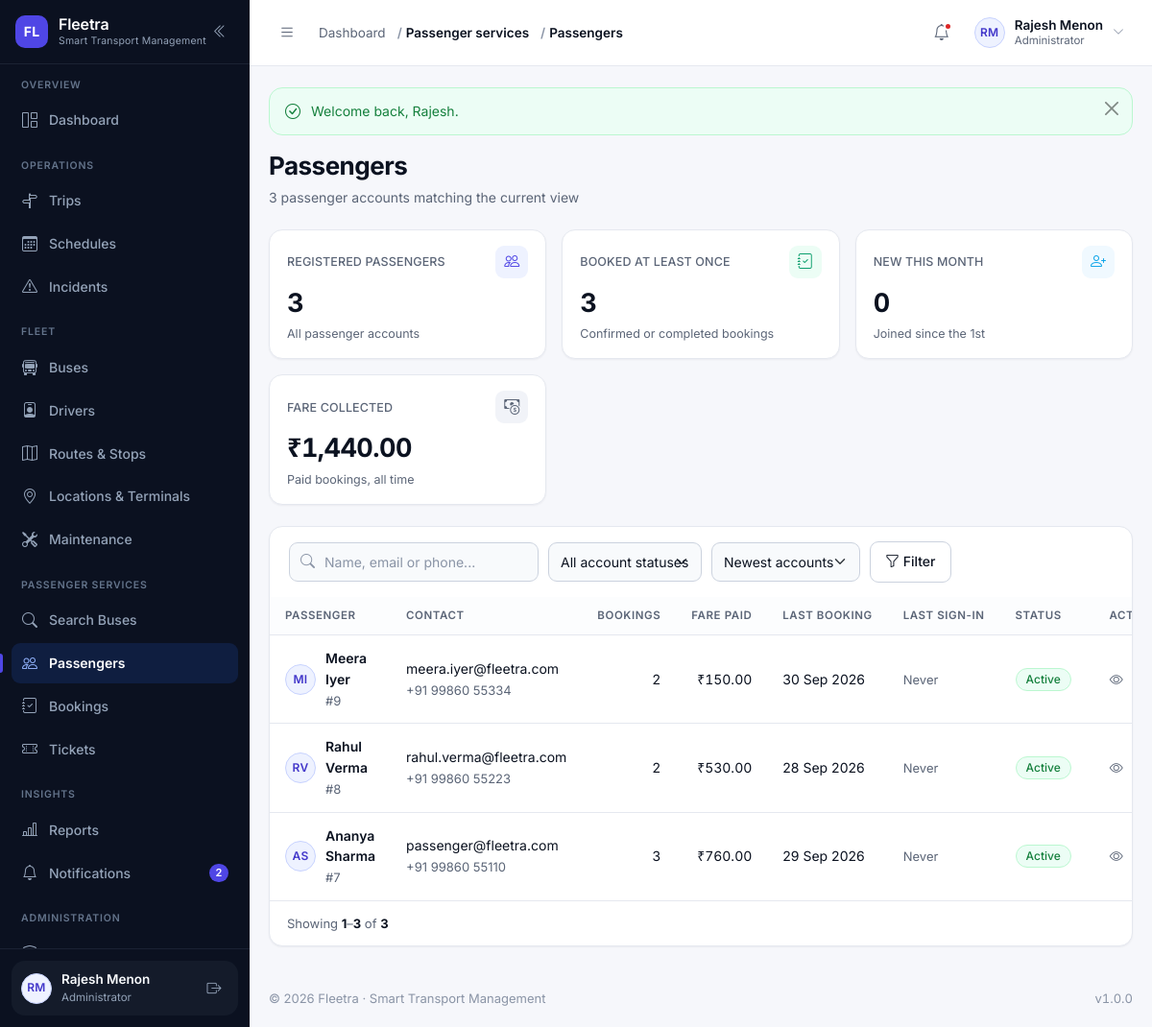
The page /modules/passengers/index.php (signed in) on the database its author committed.
### tables this page shows
CREATE TABLE users (
    id            INT UNSIGNED NOT NULL AUTO_INCREMENT,
    name          VARCHAR(120)  NOT NULL,
    email         VARCHAR(160)  NOT NULL,
    phone         VARCHAR(20)   DEFAULT NULL,
    password      VARCHAR(255)  NOT NULL COMMENT 'password_hash() output — never plain text',
    role          VARCHAR(30)   NOT NULL DEFAULT 'passenger'
                  COMMENT 'admin | manager | dispatcher | driver | passenger (VARCHAR so new roles need no migration)',
    profile_image VARCHAR(255)  DEFAULT NULL,
    status        ENUM('active','inactive','suspended','deleted') NOT NULL DEFAULT 'active',
    last_login    DATETIME      DEFAULT NULL,
    created_at    DATETIME      NOT NULL DEFAULT CURRENT_TIMESTAMP,
    updated_at    DATETIME      NOT NULL DEFAULT CURRENT_TIMESTAMP ON UPDATE CURRENT_TIMESTAMP,
    PRIMARY KEY (id),
    UNIQUE KEY uq_users_email (email),
    KEY idx_users_role (role),
    KEY idx_users_status (status)
);

### modules/passengers/index.php (the view, shortened to what the rows shown need)
<?php
require_once __DIR__ . '/../../includes/permissions.php';
require_permission('passengers.view');
$search       = get('q');
$statusFilter = get('status');
$sort         = get('sort');
$where  = ["u.role = 'passenger'"];
$params = [];
$whereSql = 'WHERE ' . implode(' AND ', $where);
$orderBy = match ($sort) {
    'name'      => 'u.name ASC',
    'spend'     => 'total_spend DESC',
    'bookings'  => 'booking_count DESC',
    'recent'    => 'u.last_login DESC',
    default     => 'u.created_at DESC',
};
$total = (int) db_value("SELECT COUNT(*) FROM users u $whereSql", $params, 0);
$page  = paginate($total, 15);
$passengers = db_all(
    "SELECT u.id, u.name, u.email, u.phone, u.profile_image, u.status, u.last_login, u.created_at,
            COUNT(DISTINCT b.id) AS booking_count,
            COALESCE(SUM(CASE WHEN b.booking_status IN ('confirmed','completed') THEN b.fare END), 0) AS total_spend,
            MAX(b.created_at) AS last_booking_at
       FROM users u
       LEFT JOIN bookings b ON b.user_id = u.id
       $whereSql
      GROUP BY u.id, u.name, u.email, u.phone, u.profile_image, u.status, u.last_login, u.created_at
      ORDER BY $orderBy
      LIMIT {$page['per_page']} OFFSET {$page['offset']}",
    $params
);
$hasFilters = $search !== '' || $statusFilter !== '' || $sort !== '';
require __DIR__ . '/../../includes/header.php';
?>
<?= render_page_header(
    'Passengers',
    number_format($total) . ' passenger account' . ($total === 1 ? '' : 's') . ' matching the current view'
) ?>
<div class="card-fl">
    <?php if ($passengers === []): ?>
        <?= empty_state(
            $hasFilters ? 'No passengers match these filters' : 'No passenger accounts yet',
            $hasFilters
                ? 'Try a different search term, or clear the filters to list every passenger.'
                : 'Passengers appear here as soon as they register on the Fleetra website.',
            'bi-people'
        ) ?>
    <?php else: ?>
        <div class="table-wrap">
            <table class="table-fl">
                <thead>
                    <tr>
                        <th>Passenger</th>
                        <th>Contact</th>
                        <th>Bookings</th>
                        <th>Fare paid</th>
                        <th>Last booking</th>
                        <th>Last sign-in</th>
                        <th>Status</th>
                        <th class="cell-actions">Actions</th>
                    </tr>
                </thead>
                <tbody>
                    <?php foreach ($passengers as $passenger): ?>
                        <tr>
                            <td>
                                <div class="cell-person">
                                    <?= avatar_markup($passenger, 'sm') ?>
                                    <span>
                                        <span class="cell-strong"><?= e($passenger['name']) ?></span><br>
                                        <span class="cell-muted">#<?= (int) $passenger['id'] ?></span>
                                    </span>
                                </div>
                            </td>
                            <td>
                                <?= e($passenger['email']) ?><br>
                                <span class="cell-muted"><?= e($passenger['phone'] ?? '—') ?></span>
                            </td>
                            <td class="cell-num"><?= (int) $passenger['booking_count'] ?></td>
                            <td class="cell-num"><?= e(money($passenger['total_spend'])) ?></td>
                            <td>
                                <?= $passenger['last_booking_at'] !== null
                                    ? e(format_date((string) $passenger['last_booking_at'], 'd M Y'))
                                    : '<span class="cell-muted">Never</span>' ?>
                            </td>
                            <td>
                                <?= $passenger['last_login'] !== null
                                    ? e(time_ago((string) $passenger['last_login']))
                                    : '<span class="cell-muted">Never</span>' ?>
                            </td>
                            <td><?= status_badge($passenger['status']) ?></td>
                            <td class="cell-actions">
                                <a class="row-action" href="<?= e(url('modules/passengers/view.php?id=' . (int) $passenger['id'])) ?>"
                                   title="Open passenger" aria-label="Open <?= e($passenger['name']) ?>">
                                    <i class="bi bi-eye" aria-hidden="true"></i>
                                </a>
                            </td>
                        </tr>
                    <?php endforeach; ?>
                </tbody>
            </table>
        </div>
    <?php endif; ?>
</div>
<?php require __DIR__ . '/../../includes/footer.php'; ?>

### includes/sidebar.php (shortened to what the rows shown need)
<?php
$navUser        = current_user();
?>
<aside class="sidebar" id="appSidebar" aria-label="Main navigation">
    <div class="sidebar__footer">
        <div class="sidebar-user">
            <a class="sidebar-user__link" href="<?= e(url('profile.php')) ?>" title="Open my profile">
                <?= avatar_markup($navUser, 'sm') ?>
                <span class="sidebar-user__text">
                    <span class="sidebar-user__name"><?= e($navUser['name'] ?? 'Guest') ?></span>
                    <span class="sidebar-user__role"><?= e(role_label(current_role())) ?></span>
                </span>
            </a>
        </div>
    </div>
</aside>

### includes/functions.php (shortened to what the rows shown need)
<?php
require_once __DIR__ . '/../config/database.php';
function url(string $path = ''): string
{
    return BASE_URL . ltrim($path, '/');
}
function e(mixed $value): string
{
    return htmlspecialchars((string) ($value ?? ''), ENT_QUOTES | ENT_SUBSTITUTE, 'UTF-8');
}
function get(string $key, string $default = ''): string
{
    $value = $_GET[$key] ?? $default;
    return is_scalar($value) ? trim((string) $value) : $default;
}
function get_int(string $key, int $default = 0, int $min = 0): int
{
    $value = filter_var($_GET[$key] ?? null, FILTER_VALIDATE_INT);
    return $value === false ? $default : max($min, (int) $value);
}
function paginate(int $total, int $perPage = 15, ?int $currentPage = null): array
{
    $perPage     = max(1, $perPage);
    $pages       = max(1, (int) ceil($total / $perPage));
    $currentPage = $currentPage ?? get_int('page', 1, 1);
    $currentPage = min(max(1, $currentPage), $pages);
    $offset      = ($currentPage - 1) * $perPage;
    return [
        'page'     => $currentPage,
        'per_page' => $perPage,
        'total'    => $total,
        'pages'    => $pages,
        'offset'   => $offset,
        'from'     => $total === 0 ? 0 : $offset + 1,
        'to'       => min($offset + $perPage, $total),
    ];
}
function format_date(?string $date, string $format = 'd M Y'): string
{
    $timestamp = strtotime($date);
    return $timestamp ? date($format, $timestamp) : '—';
}
function money(mixed $amount, bool $withSymbol = true): string
{
    $formatted = number_format((float) $amount, 2);
    return $withSymbol ? APP_CURRENCY . $formatted : $formatted;
}
function initials(?string $name): string
{
    $name  = trim((string) $name);
    $parts    = preg_split('/\s+/', $name) ?: [];
    $initials = '';
    foreach ($parts as $part) {
        $initials .= strtoupper(substr($part, 0, 1));
        if (strlen($initials) === 2) {
            break;
        }
    }
    return $initials !== '' ? $initials : 'FL';
}
function labelize(?string $value): string
{
    return ucwords(str_replace(['_', '-'], ' ', (string) $value));
}
function status_variant(?string $status): string
{
    $key = strtolower(str_replace([' ', '-'], '_', (string) $status));
    $map = [
        'active'        => 'success',
        'available'     => 'success',
        'enabled'       => 'success',
        'inactive'      => 'muted',
        'disabled'      => 'muted',
        'retired'       => 'muted',
        'maintenance'   => 'warning',
        'in_service'    => 'warning',
        'scheduled'     => 'info',
        'upcoming'      => 'info',
        'due'           => 'warning',
        'overdue'       => 'danger',
        'in_progress'   => 'info',
        'routine'       => 'muted',
        'repair'        => 'warning',
        'boarding'      => 'info',
        'running'       => 'primary',
        'on_time'       => 'success',
        'delayed'       => 'warning',
        'completed'     => 'success',
        'cancelled'     => 'danger',
        'canceled'      => 'danger',
        'missed'        => 'danger',
        'diverted'      => 'warning',
        'valid'         => 'success',
        'trip'          => 'info',
        'delay'         => 'warning',
        'booking'       => 'primary',
        'emergency'     => 'danger',
        'system'        => 'muted',
        'confirmed'     => 'success',
        'pending'       => 'warning',
        'paid'          => 'success',
        'unpaid'        => 'warning',
        'partial'       => 'warning',
        'failed'        => 'danger',
        'refunded'      => 'muted',
        'expired'       => 'danger',
        'used'          => 'muted',
        'checked_in'    => 'info',
        'no_show'       => 'muted',
        'on_leave'      => 'warning',
        'suspended'     => 'danger',
        'terminated'    => 'danger',
        'resigned'      => 'muted',
        'low'           => 'info',
        'medium'        => 'warning',
        'high'          => 'danger',
        'critical'      => 'danger',
        'open'          => 'warning',
        'investigating' => 'warning',
        'resolved'      => 'success',
        'closed'        => 'muted',
    ];
    return $map[$key] ?? 'muted';
}
function status_badge(?string $status, ?string $label = null): string
{
    $status = (string) $status;
    return '<span class="badge-status badge-' . e(status_variant($status)) . '">'
        . e($label ?? labelize($status)) . '</span>';
}
function upload_url(?string $filename, string $folder): ?string
{
    if (empty($filename)) {
        return null;
    }
    return url('uploads/' . trim($folder, '/') . '/' . $filename);
}
function avatar_markup(?array $user, string $size = 'sm'): string
{
    $name = (string) ($user['name'] ?? '');
    $url  = upload_url($user['profile_image'] ?? null, 'profiles');
    return '<span class="avatar avatar--' . e($size) . '" aria-hidden="true">'
        . e(initials($name)) . '</span>';
}
function render_page_header(string $title, string $subtitle = '', string $actionsHtml = ''): string
{
    $html = '<div class="page-head"><div class="page-head__text">';
    $html .= '<h1 class="page-title">' . e($title) . '</h1>';
    if ($subtitle !== '') {
        $html .= '<p class="page-subtitle">' . e($subtitle) . '</p>';
    }
    $html .= '</div>';
    return $html . '</div>';
}

### includes/topbar.php (shortened to what the rows shown need)
<?php
$topbarUser     = current_user();
?>
<header class="topbar">
    <div class="topbar__right">
        <div class="dropdown">
            <button class="user-menu" type="button" data-bs-toggle="dropdown"
                    aria-expanded="false" aria-haspopup="true">
                <?= avatar_markup($topbarUser, 'sm') ?>
                <span class="user-menu__text">
                    <span class="user-menu__name"><?= e($topbarUser['name'] ?? 'Guest') ?></span>
                    <span class="user-menu__role"><?= e(role_label(current_role())) ?></span>
                </span>
                <i class="bi bi-chevron-down user-menu__caret" aria-hidden="true"></i>
            </button>
        </div>
    </div>
</header>

### rows shown on the page
users: name "RM RM", name "Rajesh Menon", role "Administrator"
users: name "MI", name "Meera Iyer", id "9", email "meera.iyer@fleetra.com", phone "+91 99860 55334", booking_count "2", total_spend "₹150.00", last_booking_at "30 Sep 2026", shows "Never", status "Active"
users: name "RV", name "Rahul Verma", id "8", email "rahul.verma@fleetra.com", phone "+91 99860 55223", booking_count "2", total_spend "₹530.00", last_booking_at "28 Sep 2026", shows "Never", status "Active"
users: name "AS", name "Ananya Sharma", id "7", email "passenger@fleetra.com", phone "+91 99860 55110", booking_count "3", total_spend "₹760.00", last_booking_at "29 Sep 2026", shows "Never", status "Active"

### other values the page prints
FLEETRA_NAME "Fleetra"
FLEETRA_TAGLINE "Smart Transport Management"
$group['section'] "OVERVIEW"
$label "Dashboard"
$group['section'] "OPERATIONS"
$label "Trips"
$label "Schedules"
$label "Incidents"
$group['section'] "FLEET"
$label "Buses"
$label "Drivers"
$label "Routes & Stops"
$label "Locations & Terminals"
$label "Maintenance"
$group['section'] "PASSENGER SERVICES"
